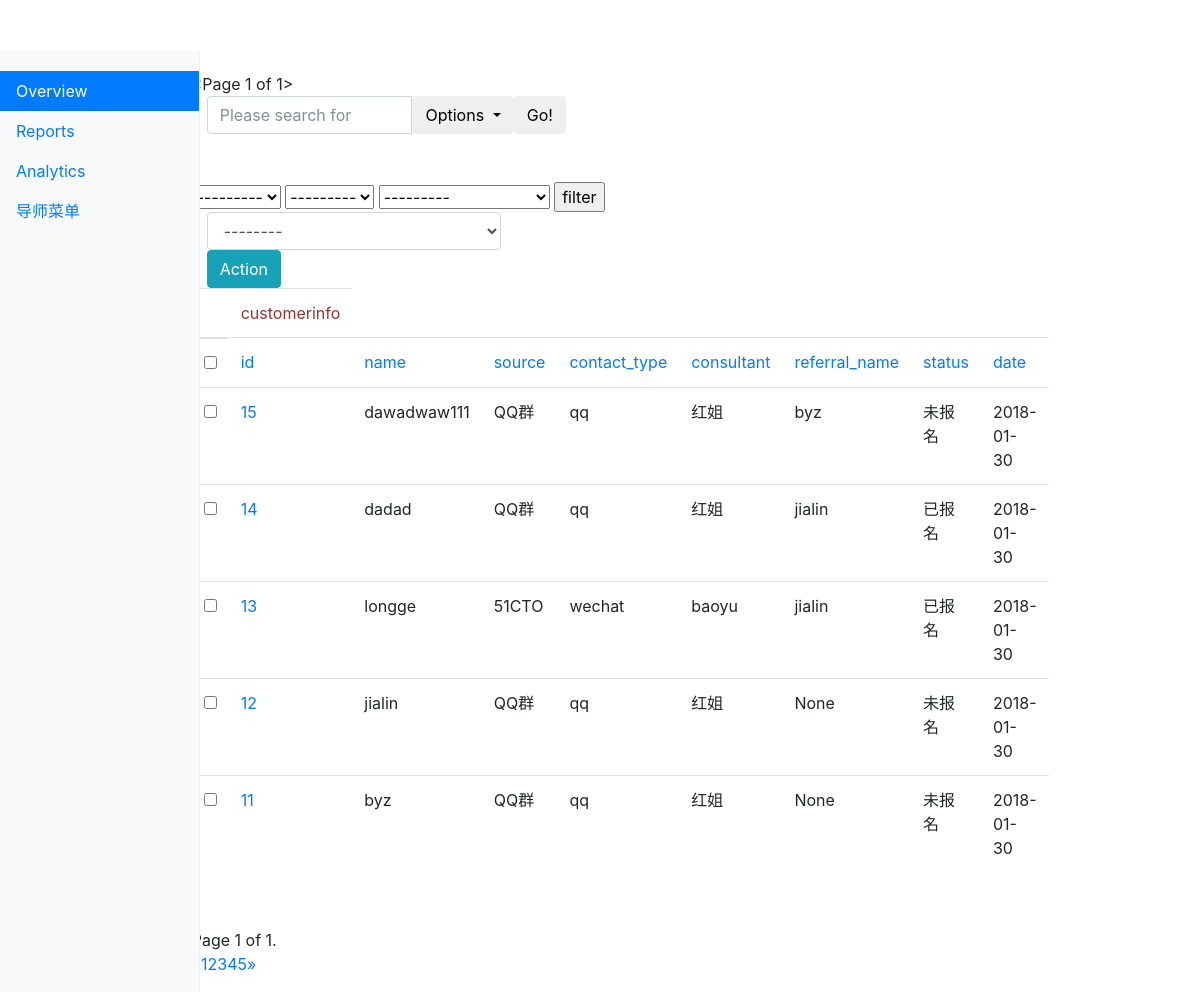
The page /kingadmin/crm/customerinfo/ (signed in) on the database as committed earlier.
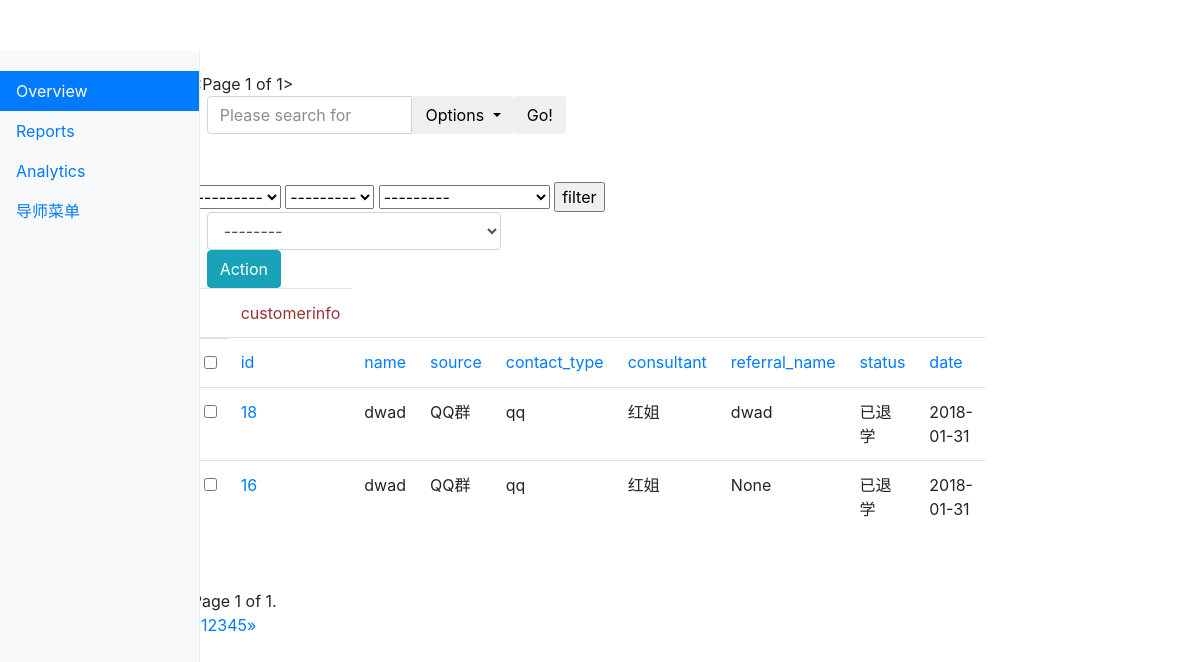
The same page on the database as committed later.
### crm/models.py (models this page shows, shortened)
class Menus(models.Model):
    name = models.CharField(max_length=64)
    url_type_choices = ((0,'absolute'),(1,'dynamic'))
    url_type = models.SmallIntegerField(choices=url_type_choices,default=0)
    url_name = models.CharField(max_length=128)
    class Meta:
        unique_together = ('name','url_name')

class CustomerInfo(models.Model):
    name = models.CharField(max_length=64, default=None)
    contact_type_choices = (
        (0, 'qq'), (1, 'wechat'), (2,'Phone'),
    )
    contact_type = models.SmallIntegerField(choices=contact_type_choices, default=0 )
    contact = models.CharField(max_length=64, unique = True)
    source_choices = (
        (0, 'QQ群'), (1, '51CTO'), (2,'百度推广'),(3,'知乎'),
    )
    source = models.SmallIntegerField(choices=source_choices, default=0)
    referral_name = models.ForeignKey("self", blank=True, null=True, verbose_name="推荐人", on_delete=models.CASCADE)
    consult_courses = models.ManyToManyField("Course", verbose_name="咨询课程")
    consult_content = models.TextField(verbose_name="咨询内容")
    status_choices  = (
        (0, '未报名'), (1, '已报名'), (2,'已退学'),
    )
    status = models.SmallIntegerField(choices=status_choices, default=0)
    consultant = models.ForeignKey("UserProfile", verbose_name="课程顾问",on_delete=models.CASCADE)
    date = models.DateField(auto_now_add=True)
    def __str__(self):
        return self.name

class UserProfile(models.Model):
    user = models.OneToOneField(User,on_delete=models.CASCADE)
    name = models.CharField(max_length=64, verbose_name="姓名")
    role = models.ManyToManyField("Role", blank=True, null = True)
    def __str__(self):
        return self.name

### kingadmin/views.py (the view, shortened to what this page needs)
# urls.py: url(r'^(\w+)/(\w+)/$', views.table_list, name="table_list"),
@login_required
def table_list(request, app_name, model_name):
    admin_class = site.enabled_admin[app_name][model_name] #get the admin_class class save in the list
    querysets = admin_class.model.objects.all().order_by('-id')# get the data
    filter_list = request.GET
    filtered_query, querysets = selected_set(filter_list, querysets)
    admin_class.filtered_query = filtered_query
    querysets = querysets.order_by('-id')
    need_sort_column_name,sorted_querysets, sorted_column = sorted_querysets_by_column(request, querysets, admin_class)
    searched_queryset = searched_querysets(request, sorted_querysets, admin_class)
    querysets  = Paginator(searched_queryset ,admin_class.list_per_page)
    page = request.GET.get('page')
    try:
        querysets = querysets.get_page(page)
    except PageNotAnInteger:
        querysets = querysets.get_page(1)
    except EmptyPage:
        querysets = querysets.get_page(querysets.num_pages)
    admin_class.sorted_colunm_name = need_sort_column_name
    admin_class.sorted_column = sorted_column
    return render(request, "kingadmin/table_list.html",\
                  {"querysets": querysets,"model_name":model_name,\
                   "admin_class":admin_class, "need_sort_column_name": need_sort_column_name})

### kingadmin/templatetags/kingadmin_tags.py (called while the page is built)
@register.simple_tag
def build_table_row(count,obj, admin_class):
    ele = ""
    if admin_class.list_display:
        for index, column_name in enumerate(admin_class.list_display):
            column_obj = admin_class.model._meta.get_field(column_name)
            if column_obj.choices:
                column_data = getattr(obj, "get_%s_display" %column_name)()
            else:
                column_data = getattr(obj, column_name)
            if not index:
                ele += "<td><a href='%s/change'>%s</a></td>" % (obj.id, column_data)
            else:
                ele += "<td>%s</td>" % column_data
    else:
        ele += "<td><a href='%s/change'>%s</a></td>" % (count, obj)
    return mark_safe(ele)

@register.simple_tag
def get_order_method(need_sort_column_name, item, admin_class):
    sort_need_index = admin_class.list_display.index(item)
    if need_sort_column_name == item:
        sort_need_index = '-' + str(sort_need_index)
    return sort_need_index

@register.simple_tag
def build_order_method_arrow(need_sort_column_name, item, admin_class):
    new = need_sort_column_name
    ele = ''''''
    if new:
        if new.strip('-') == item:
            if need_sort_column_name.startswith('-'):
                ele += '''<span class ="glyphicon glyphicon-menu-up"> </span>'''
            elif need_sort_column_name == item:
                ele += '''<span class ="glyphicon glyphicon-menu-down"> </span>'''
    return mark_safe(ele)

@register.simple_tag
def get_filteredlist_pagenum(admin_class, querysets):
    page_num = querysets.number
    filtered_list = admin_class.filtered_query
    ele = ""
    if page_num:
        ele += "&page=%s" % page_num
    if filtered_list:
        for k, v in filtered_list.items():
            ele += "&%s=%s" % (k, v)
    return mark_safe(ele)

@register.simple_tag
def get_sorted_column(admin_class):
    if admin_class.sorted_column:
        for k,v in admin_class.sorted_column.items():
            return v
    else:
        return ""

### kingadmin/views.py (called while the page is built)
def selected_set(filter_list, querysets):
    filtered_list = {}
    for key,value in filter_list.items():
        if key in ("page","o","search_fileds"):continue
        if value == "---------":
            filtered_list[key] = "1970-07-01"
        elif value:
            filtered_list[key] = value
    return filtered_list, querysets.filter(**filtered_list)

### kingadmin/templates/kingadmin/table_list.html (shortened to what this page needs)
{% extends "kingadmin/index.html" %}
{% load kingadmin_tags %}
{% block dashboard %}
    {{ querysets }}
    <div>
    <form method="get">
        <div class="col-lg-6">
            <div class="input-group">
                <input type="text" class="form-control" placeholder="Please search for " name="search_fileds">
                <div class="input-group-btn">
                    <button type="button" class="btn btn-default dropdown-toggle" data-toggle="dropdown" aria-haspopup="true" aria-expanded="false">
                      <span>Options</span>
                    </button>
                  </div>
                  <span class="input-group-btn">
                    <button class="btn btn-default" type="submit">Go!</button>
                  </span>
            </div>
        </div>
    </form>
    <br>
    <br>
    </div>
    <div>
    {% if admin_class.list_filter %}
    <form>
            {% for filter_obj in admin_class.list_filter %}
               {% build_filter_row filter_obj admin_class%}
            {% endfor %}
            <input type="submit" value="filter">
    </form>
    {% endif %}
    <form onsubmit="return ActionCheck(this)" method="post">{% csrf_token %}
        <div>
            <div class="col-sm-5">
                <select class="form-control" name="action">
                    <option value=''>--------</option>
                </select>
            </div>
            <div class="col-sm-5">
                <button  type="submit" class="btn btn-info">Action</button>
            </div>
        </div>
    </form>
    </div>
    <table class="table table-hover">
    <thead>
        <tr>
            <th>
                <td style="color: #993333">{{ model_name }} </td>
            </th>
        </tr>
    </thead>
    <tbody>
    <tr>
        <th>
        <input type="checkbox" onclick="SelectAllObjs(this)">
            {% if admin_class.list_display %}
                {% for item in admin_class.list_display %}
                    <td><a href="?o={% get_order_method need_sort_column_name item admin_class%}{% get_filteredlist_pagenum admin_class querysets %}">{{ item }}</a>
                    </td>
                {% endfor %}
            {% else %}
                {% get_model_name admin_class %}
            {% endif %}
        </th>
    </tr>
    {% for  item in querysets %}
        <tr>
            <th>
                <input row-select="true" type="checkbox" value="{{ item.id }}">
                {% build_table_row forloop.counter item admin_class  %}
            </th>
        </tr>
    {% endfor %}
    </tbody>
    </table>
    {% build_page_navigation querysets admin_class %}
    <div class="pagination">
        <span class="step-links">
            <span class="current">
                Page {{ querysets.number }} of {{ querysets.paginator.num_pages }}.
            </span>
        </span>
    </div>
    <nav aria-label="Page navigation">
  <ul class="pagination">
    <li>
      <a href="#" aria-label="Previous">
        <span aria-hidden="true">&laquo;</span>
      </a>
    </li>
    <li><a href="#">1</a></li>
    <li><a href="#">2</a></li>
    <li><a href="#">3</a></li>
    <li><a href="#">4</a></li>
    <li><a href="#">5</a></li>
    <li>
      <a href="#" aria-label="Next">
        <span aria-hidden="true">&raquo;</span>
      </a>
    </li>
  </ul>
</nav>
{% endblock %}

### kingadmin/templates/kingadmin/index.html (shortened to what this page needs)
<!DOCTYPE html>
<html lang="en"><head><meta http-equiv="Content-Type" content="text/html; charset=UTF-8">
    <link href="/static/css/bootstrap.min.css" rel="stylesheet">
    <link href="/static/css/dashboard.css" rel="stylesheet">
</head>
  <body>
    <div class="container-fluid">
      <div class="row">
        <nav class="col-sm-3 col-md-2 d-none d-sm-block bg-light sidebar">
          <ul class="nav nav-pills flex-column">
            <li class="nav-item">
              <a class="nav-link active" href="https://getbootstrap.com/docs/4.0/examples/dashboard/#">Overview <span class="sr-only">(current)</span></a>
            </li>
            <li class="nav-item">
              <a class="nav-link" href="#">Reports</a>
            </li>
            <li class="nav-item">
              <a class="nav-link" href="#">Analytics</a>
            </li>
              {% for role_list in request.user.userprofile.role.all %}
                  {% for menu in role_list.menus.all  %}
                       <li class="nav-item">
                                 <a class="nav-link" href="{% if menu.url_type == 0 %}{{ menu.url_name }} {% else %}{% url menu.url_name  %}{% endif %}">{{menu.name }} </a>
                       </li>
                  {% endfor %}
              {% endfor %}
          </ul>
        </nav>
      <div class="col-sm-9 col-sm-offset-3 col-md-10 col-md-offset-2 main">
        <main role="main" class="col-sm-9 ml-sm-auto col-md-10 pt-3">
            {% block dashboard %}{% endblock %}
        </main>
      </div>
      </div>
    </div>
</body>
</html>

### static/css/dashboard.css (style rules this page uses)
body { padding-top: 3.5rem; }
.sidebar { position: fixed; top: 51px; bottom: 0; left: 0; z-index: 1000; padding: 20px 0; overflow-x: hidden; overflow-y: auto; border-right: 1px solid #eee; }
.sidebar .nav { margin-bottom: 20px; }
.sidebar .nav-item { width: 100%; }
.sidebar .nav-item + .nav-item { margin-left: 0; }
.sidebar .nav-link { border-radius: 0; }

Rows that differ between the two databases and show on the page:
removed CustomerInfo: id+name+source "15 dawadwaw111 QQ群 qq 红姐 byz 未报名 2018-01-30"
removed CustomerInfo: id+name+source "14 dadad QQ群 qq 红姐 jialin 已报名 2018-01-30"
removed CustomerInfo: id+name+source "13 longge 51CTO wechat baoyu jialin 已报名 2018-01-30"
removed CustomerInfo: id+name+source "12 jialin QQ群 qq 红姐 None 未报名 2018-01-30"
removed CustomerInfo: id+name+source "11 byz QQ群 qq 红姐 None 未报名 2018-01-30"
added CustomerInfo: id+name+source "18 dwad QQ群 qq 红姐 dwad 已退学 2018-01-31"
added CustomerInfo: id+name+source "16 dwad QQ群 qq 红姐 None 已退学 2018-01-31"
